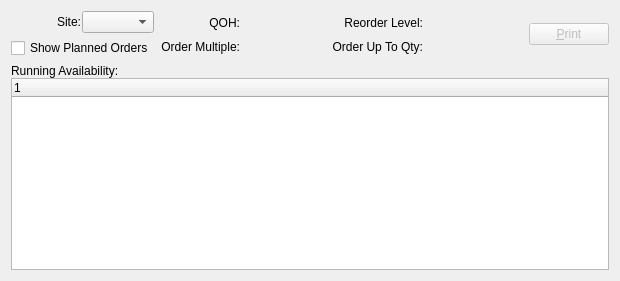
       <widget class="QWidget" name="running" >
        <attribute name="title" >
         <string>Running</string>
        </attribute>
        <layout class="QGridLayout" name="gridLayout_3" >
         <item row="0" column="0" >
          <layout class="QHBoxLayout" >
           <property name="spacing" >
            <number>5</number>
           </property>
           <item>
            <layout class="QHBoxLayout" >
             <property name="spacing" >
              <number>7</number>
             </property>
             <item>
              <layout class="QVBoxLayout" >
               <property name="spacing" >
                <number>0</number>
               </property>
               <item>
                <layout class="QVBoxLayout" >
                 <property name="spacing" >
                  <number>5</number>
                 </property>
                 <item>
                  <layout class="QHBoxLayout" >
                   <property name="spacing" >
                    <number>0</number>
                   </property>
                   <item>
                    <layout class="QHBoxLayout" >
                     <property name="spacing" >
                      <number>1</number>
                     </property>
                     <item>
                      <widget class="QLabel" name="_warehouseLit" >
                       <property name="text" >
                        <string>Site:</string>
                       </property>
                       <property name="alignment" >
                        <set>Qt::AlignRight|Qt::AlignTrailing|Qt::AlignVCenter</set>
                       </property>
                      </widget>
                     </item>
                     <item>
                      <widget class="WComboBox" name="_warehouse" />
                     </item>
                    </layout>
                   </item>
                   <item>
                    <spacer>
                     <property name="orientation" >
                      <enum>Qt::Horizontal</enum>
                     </property>
                     <property name="sizeType" >
                      <enum>QSizePolicy::Preferred</enum>
                     </property>
                     <property name="sizeHint" stdset="0" >
                      <size>
                       <width>0</width>
                       <height>20</height>
                      </size>
                     </property>
                    </spacer>
                   </item>
                  </layout>
                 </item>
                 <item>
                  <widget class="XCheckBox" name="_showPlanned" >
                   <property name="text" >
                    <string>Show Planned Orders</string>
                   </property>
                  </widget>
                 </item>
                </layout>
               </item>
               <item>
                <spacer>
                 <property name="orientation" >
                  <enum>Qt::Vertical</enum>
                 </property>
                 <property name="sizeType" >
                  <enum>QSizePolicy::Preferred</enum>
                 </property>
                 <property name="sizeHint" stdset="0" >
                  <size>
                   <width>10</width>
                   <height>0</height>
                  </size>
                 </property>
                </spacer>
               </item>
              </layout>
             </item>
             <item>
              <layout class="QHBoxLayout" >
               <property name="spacing" >
                <number>5</number>
               </property>
               <item>
                <layout class="QVBoxLayout" >
                 <property name="spacing" >
                  <number>0</number>
                 </property>
                 <item>
                  <widget class="QLabel" name="_qohLit" >
                   <property name="text" >
                    <string>QOH:</string>
                   </property>
                   <property name="alignment" >
                    <set>Qt::AlignRight|Qt::AlignTrailing|Qt::AlignVCenter</set>
                   </property>
                  </widget>
                 </item>
                 <item>
                  <widget class="QLabel" name="_orderMultipleLit" >
                   <property name="text" >
                    <string>Order Multiple:</string>
                   </property>
                   <property name="alignment" >
                    <set>Qt::AlignRight|Qt::AlignTrailing|Qt::AlignVCenter</set>
                   </property>
                  </widget>
                 </item>
                </layout>
               </item>
               <item>
                <layout class="QVBoxLayout" >
                 <property name="spacing" >
                  <number>0</number>
                 </property>
                 <item>
                  <widget class="XLabel" name="_qoh" >
                   <property name="minimumSize" >
                    <size>
                     <width>80</width>
                     <height>0</height>
                    </size>
                   </property>
                   <property name="alignment" >
                    <set>Qt::AlignRight|Qt::AlignTrailing|Qt::AlignVCenter</set>
                   </property>
                  </widget>
                 </item>
                 <item>
                  <widget class="XLabel" name="_orderMultiple" >
                   <property name="minimumSize" >
                    <size>
                     <width>80</width>
                     <height>0</height>
                    </size>
                   </property>
                   <property name="alignment" >
                    <set>Qt::AlignRight|Qt::AlignTrailing|Qt::AlignVCenter</set>
                   </property>
                  </widget>
                 </item>
                </layout>
               </item>
              </layout>
             </item>
             <item>
              <layout class="QHBoxLayout" >
               <property name="spacing" >
                <number>5</number>
               </property>
               <item>
                <layout class="QVBoxLayout" >
                 <property name="spacing" >
                  <number>0</number>
                 </property>
                 <item>
                  <widget class="QLabel" name="_reorderLevelLit" >
                   <property name="text" >
                    <string>Reorder Level:</string>
                   </property>
                   <property name="alignment" >
                    <set>Qt::AlignRight|Qt::AlignTrailing|Qt::AlignVCenter</set>
                   </property>
                  </widget>
                 </item>
                 <item>
                  <widget class="QLabel" name="_orderToQtyLit" >
                   <property name="text" >
                    <string>Order Up To Qty:</string>
                   </property>
                   <property name="alignment" >
                    <set>Qt::AlignRight|Qt::AlignTrailing|Qt::AlignVCenter</set>
                   </property>
                  </widget>
                 </item>
                </layout>
               </item>
               <item>
                <layout class="QVBoxLayout" >
                 <property name="spacing" >
                  <number>0</number>
                 </property>
                 <item>
                  <widget class="XLabel" name="_reorderLevel" >
                   <property name="minimumSize" >
                    <size>
                     <width>80</width>
                     <height>0</height>
                    </size>
                   </property>
                   <property name="alignment" >
                    <set>Qt::AlignRight|Qt::AlignTrailing|Qt::AlignVCenter</set>
                   </property>
                  </widget>
                 </item>
                 <item>
                  <widget class="XLabel" name="_orderToQty" >
                   <property name="minimumSize" >
                    <size>
                     <width>80</width>
                     <height>0</height>
                    </size>
                   </property>
                   <property name="alignment" >
                    <set>Qt::AlignRight|Qt::AlignTrailing|Qt::AlignVCenter</set>
                   </property>
                  </widget>
                 </item>
                </layout>
               </item>
              </layout>
             </item>
            </layout>
           </item>
           <item>
            <layout class="QHBoxLayout" >
             <property name="spacing" >
              <number>0</number>
             </property>
             <item>
              <spacer>
               <property name="orientation" >
                <enum>Qt::Horizontal</enum>
               </property>
               <property name="sizeType" >
                <enum>QSizePolicy::Expanding</enum>
               </property>
               <property name="sizeHint" stdset="0" >
                <size>
                 <width>16</width>
                 <height>20</height>
                </size>
               </property>
              </spacer>
             </item>
             <item>
              <layout class="QVBoxLayout" >
               <property name="spacing" >
                <number>0</number>
               </property>
               <item>
                <widget class="QPushButton" name="_runPrint" >
                 <property name="enabled" >
                  <bool>false</bool>
                 </property>
                 <property name="text" >
                  <string>&amp;Print</string>
                 </property>
                </widget>
               </item>
               <item>
                <spacer>
                 <property name="orientation" >
                  <enum>Qt::Vertical</enum>
                 </property>
                 <property name="sizeType" >
                  <enum>QSizePolicy::Preferred</enum>
                 </property>
                 <property name="sizeHint" stdset="0" >
                  <size>
                   <width>20</width>
                   <height>0</height>
                  </size>
                 </property>
                </spacer>
               </item>
              </layout>
             </item>
            </layout>
           </item>
          </layout>
         </item>
         <item row="1" column="0" >
          <layout class="QVBoxLayout" >
           <property name="spacing" >
            <number>0</number>
           </property>
           <item>
            <widget class="QLabel" name="_runningAvailabilityLit" >
             <property name="text" >
              <string>Running Availability:</string>
             </property>
            </widget>
           </item>
           <item>
            <widget class="XTreeWidget" name="_availability" />
           </item>
          </layout>
         </item>
        </layout>
       </widget>
